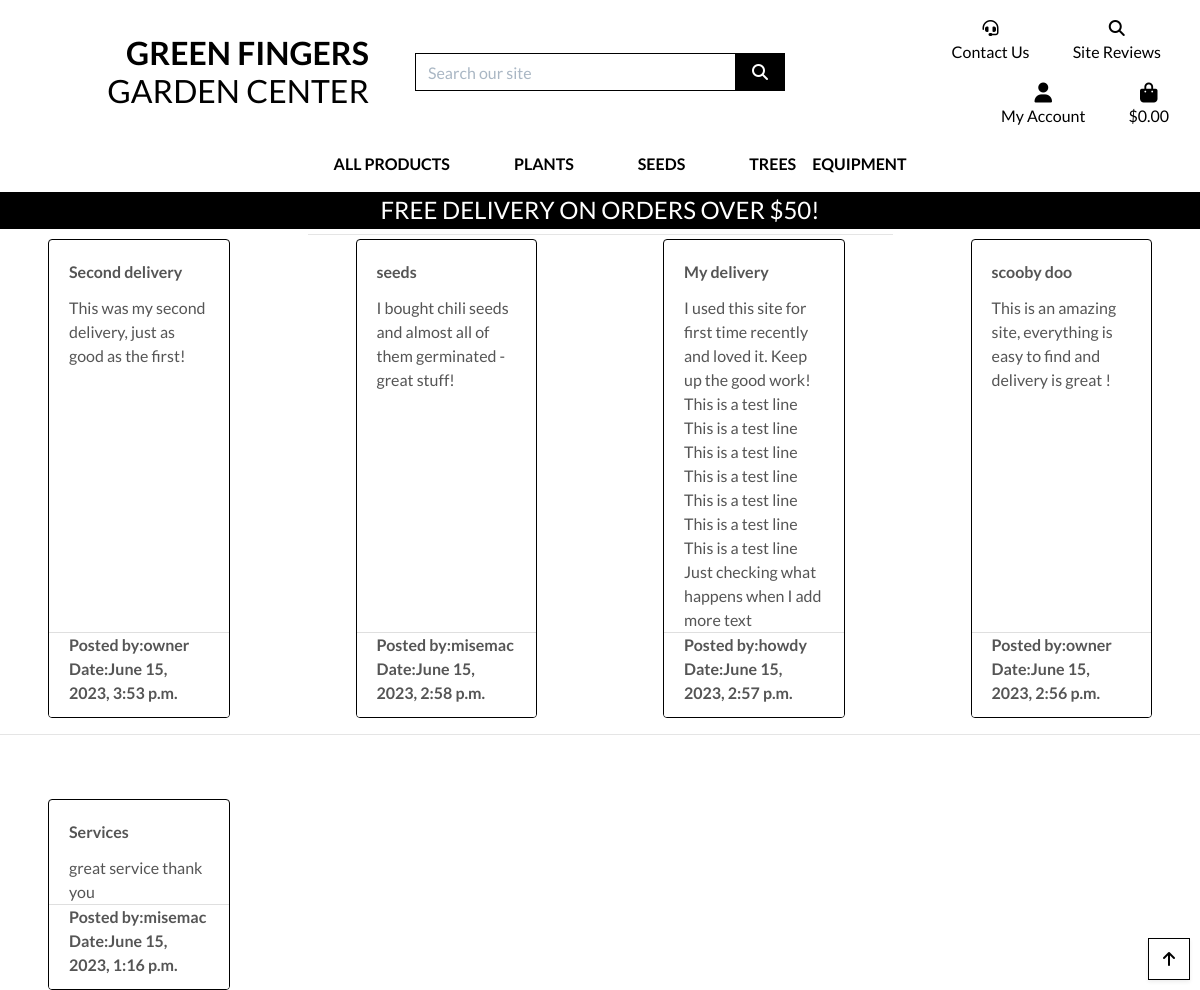
The page /reviews/reviews/ (signed in) on the database its author committed.
### reviews/models.py (models this page shows, shortened)
class SiteReview(models.Model):
    author = models.ForeignKey(
        User, on_delete=models.CASCADE, related_name = 'site_review')
    heading = models.CharField(max_length=100)
    body = models.TextField()
    created_at = models.DateTimeField(auto_now_add=True)
    updated_at = models.DateTimeField(auto_now_add=True)
    class Meta:
        ordering = ['-created_at']
        indexes = [models.Index(fields=['-created_at']),]

### reviews/views.py (the view)
# urls.py: path("reviews/", views.all_reviews, name="all_reviews"),
def all_reviews(request):
    reviews = SiteReview.objects.all()
    return render(request, "reviews/reviews.html", {"reviews": reviews})

### bag/contexts.py (called while the page is built, shortened)
def bag_contents(request):
    bag_items = []  # empty list for bag items to populate
    total = 0
    product_count = 0
    bag = request.session.get("bag", {})
    if total < settings.FREE_DELIVERY_THRESHOLD:
        delivery = total * Decimal(settings.STANDARD_DELIVERY_PERCENTAGE / 100)
        free_delivery_delta = settings.FREE_DELIVERY_THRESHOLD - total
    else:
        delivery = 0
        free_delivery_delta = 0
    grand_total = delivery + total
    context = {
        "bag_items": bag_items,
        "total": total,
        "product_count": product_count,
        "delivery": delivery,
        "free_delivery_delta": free_delivery_delta,
        "free_delivery_threshold": settings.FREE_DELIVERY_THRESHOLD,
        "grand_total": grand_total,
    }
    return context

### reviews/templates/reviews/reviews.html (shortened to what this page needs)
{% extends "base.html" %}
{% load static %}
{% block page_header %}
<div class="container header-container">
</div>
{% endblock %}
{% block content %}
<div class="overlay"></div>
<div class="container-fluid">
    <div class="row">
        <div class="col text-center mt-3">
            <h2 class="logo-font"><strong>Our Reviews</strong></h2>
            <hr class="w-50 mb-1">
        </div>
    </div>
    <div class="row">
        <div class="row">
            {% for review in reviews %}
            <div class="col-sm-6 col-md-6 col-lg-4 col-xl-3">
                <div class="card h-100 border border-black mx-5">
                    <div class="card-body pb-0">
                        <p class="card-title font-weight-bold">{{ review.heading}}</p>
                        <p class="mb-0">{{ review.body }}</p>
                    </div>
                    <div class="card-footer bg-white pt-0 text-left">
                        <div class="row">
                            <div class="col">
                                <p class=" mb-0 text-left font-weight-bold">Posted by:{{ review.author }}</p>
                                <p class=" mb-0 text-left font-weight-bold">Date:{{ review.created_at }}</p>
                            </div>
                        </div>
                    </div>
                </div>
            </div>
            {% if forloop.counter|divisibleby:4 %}
            <div class="col-12 d-none d-xl-block mb-5">
                <hr>
            </div>
            {% endif %}
            {% endfor %}
        </div>
    </div>
    <div class="btt-button shadow-sm rounded-0 border border-black">
        <a class="btt-link d-flex h-100">
            <i class="fas fa-arrow-up text-black mx-auto my-auto"></i>
        </a>
    </div>
    {% endblock %}

### static/css/base.css (style rules this page uses)
html { height: 100%; }
body { background: url('/media/background_image.jpg') no-repeat center center fixed; background-size: cover; height: calc(100vh - 164px); color: #555; font-family: 'Lato'; }
.logo-font { text-transform: uppercase; }
.text-black { color: #000 !important; }
.border-black { border: 1px solid black !important; }
.overlay { height: 100%; width: 100%; top: 0; left: 0; position: fixed; background: white; z-index: -1; }
.btt-button { height: 42px; width: 42px; position: fixed; bottom: 10px; right: 10px; }
.btt-link, .update-link, .remove-item { cursor: pointer; }
@media (min-width: 1200px) { .container { max-width: 80%; } }
@media (min-width: 992px) { .header-container { padding-top: 164px; } }

### rows shown on the page
SiteReview: heading "Second delivery", body "This was my second delivery, just as good as the first!", author "owner", created_at "June 15, 2023, 3:53 p.m."
SiteReview: heading "seeds", body "I bought chili seeds and almost all of them germinated - great stuff!", author "misemac", created_at "June 15, 2023, 2:58 p.m."
SiteReview: heading "My delivery", body "I used this site for first time recently and loved it. Keep up the good work! This is a test line This is a test line This is a test line This is a test line This is a test line This is a test line This is a test line Just checking what happens when I add more text", author "howdy", created_at "June 15, 2023, 2:57 p.m."
SiteReview: heading "scooby doo", body "This is an amazing site, everything is easy to find and delivery is great !", author "owner", created_at "June 15, 2023, 2:56 p.m."
SiteReview: heading "Services", body "great service thank you", author "misemac", created_at "June 15, 2023, 1:16 p.m."

### other values the page prints
{{ free_delivery_threshold }} "50"
